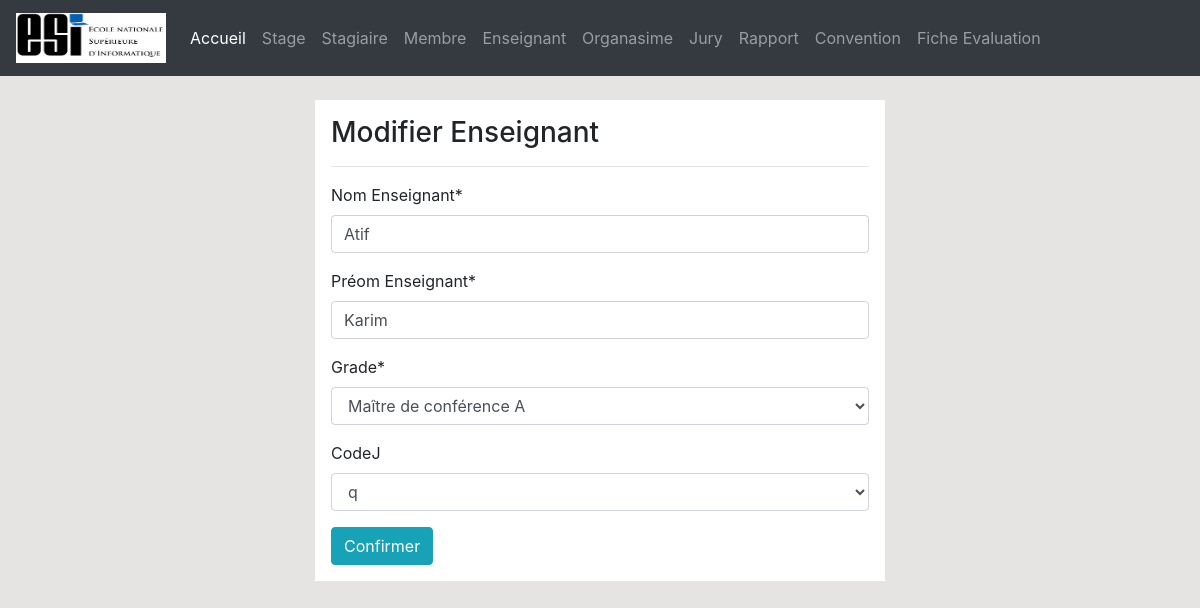
Page /Enseignant/edit/3/ on the committed database.
### Gestion/models.py (models this page shows, shortened)
class Enseignant(models.Model):
    nomE = models.CharField(max_length=20,null=False)
    prenomE = models.CharField(max_length=20,null=False)
    class ge(models.TextChoices):
        A = 'A',_('Maître assistant A')
        B = 'B',_('Maître assistant B')
        C = 'C',_('Maître de conférence A')
        D = 'D',_('Maître de conférence B')
        E = 'E',_('Professeur')
    grade = models.CharField(max_length=20,choices=ge.choices)
    codeJ = models.ForeignKey(Jury, on_delete=models.SET_NULL, null= True, blank=True )

class Jury(models.Model):
    codeJ = models.CharField(max_length=15)
    dateSoutenance = models.DateField(default="01/01/2022",null= False)
    def __str__(self):
        return f'{self.codeJ}'

### Gestion/views.py (the view)
# urls.py: path('Enseignant/edit/<int:pk>/', ens_edit, name='dashboard-ens-edit'),
def ens_edit(request, pk):
    item = Enseignant.objects.get(id=pk)
    if request.method == 'POST':
        form = EnseignantForm(request.POST, instance=item)
        if form.is_valid():
            form.save()
            return redirect('Enseignant')
    else:
        form = EnseignantForm(instance=item)
    context = {
        'form': form,
    }
    return render(request, 'fenetre/editEnseignant.html', context)

### Gestion/forms.py
class EnseignantForm(forms.ModelForm):
    class Meta:
        model = Enseignant
        fields = "__all__"
        labels ={
                'nomE': 'Nom Enseignant',
                'prenomE': 'Préom Enseignant',
                'CodeJ': 'Code jury',
            }

### Gestion/templates/fenetre/editEnseignant.html
{% extends 'parts/base.html' %} {% block title %}Modification de l'enseignant{% endblock %} {% load static %} {% load crispy_forms_tags %} {% block content %}
<link rel="stylesheet" href="{% static 'style.css' %}">
<div class="row my-4">
    <div class="col-md-6 offset-md-3 p-3 bg-white">
        <h3>Modifier Enseignant</h3>
        <hr>
        <form method="POST">
            {% csrf_token %} {{ form|crispy }}
            <input class="btn btn-info" type="submit" href="{% url 'Enseignant' %}" value="Confirmer">
        </form>
    </div>
</div>
{% endblock %}

### Gestion/static/style.css (style rules this page uses)
body { background: rgb(230, 227, 227); }

### rows in the picture
Enseignant: nomE "Atif", prenomE "Karim", grade "Maître de conférence A"
Jury: codeJ "q"
